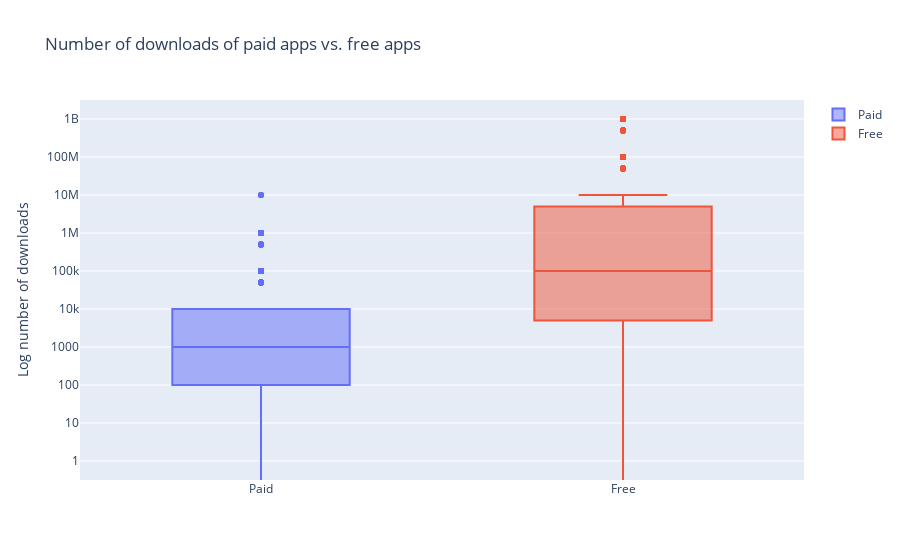

Notebook code cell kept with this figure:
### Code cell
trace0 = go.Box(
    # Data for paid apps
    y = apps[apps['Type'] == 'Paid']['Installs'],
    name = 'Paid'
)

trace1 = go.Box(
    # Data for free apps
    y = apps[apps['Type'] == 'Free']['Installs'],
    name = 'Free'
)

layout = go.Layout(
    title = "Number of downloads of paid apps vs. free apps",
    yaxis = dict(title = "Log number of downloads",
                type = 'log',
                autorange = True)
)

# Add trace0 and trace1 to a list for plotting
data = [trace0, trace1]
plotly.offline.iplot({'data': data, 'layout': layout})

### Figure 1 — Plotly figure (JSON) as saved in the notebook; plotly's stock layout.template omitted (floating-point values rounded to 4 significant figures; data arrays with more than 128 entries replaced by an {"elided": "..."} marker saying what was removed)
{"data": [{"name": "Paid", "type": "box", "y": {"elided": "765 int values"}}, {"name": "Free", "type": "box", "y": {"elided": "9591 int values"}}], "layout": {"title": {"text": "Number of downloads of paid apps vs. free apps"}, "yaxis": {"autorange": true, "title": {"text": "Log number of downloads"}, "type": "log"}}}
